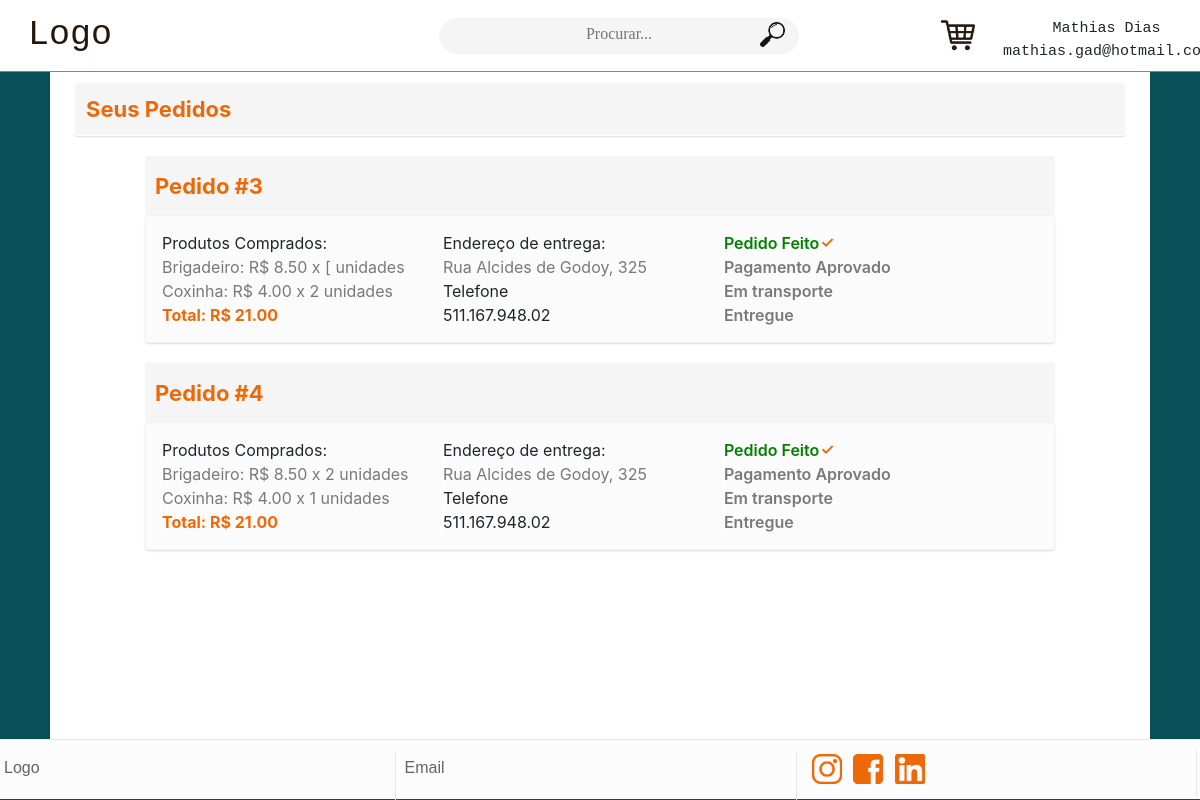
The page /pedidos (signed in) on the database its author committed.
### loja/models.py (models this page shows, shortened)
class Pedidos(models.Model):
    status_escolha = [
    ('Pedido Feito','Pedido Feito'),
    ('Pagamento Aprovado','Pagamento Aprovado'),
    ('Em transporte','Em transporte'),
    ('Entregue','Entregue'),
    ]
    Nome_do_cliente = models.CharField(max_length=128)
    Items = models.ManyToManyField(Produtos, blank=True, related_name="pedido")
    Quantidades = models.CharField(max_length = 512, null=True)
    Preço_total = models.DecimalField(max_digits=10, decimal_places=2)
    Cpf_cliente = models.CharField(max_length=16)
    Endereço_cliente = models.CharField(max_length=512)
    Status = models.CharField(max_length=32, choices=status_escolha, default='Pedido Feito')

class Produtos(models.Model):
    disponivel_escolha = [
    ('Sim','Sim'),
    ('Não','Não'),
    ]
    Nome = models.CharField(max_length=128)
    Categoriateste = models.ForeignKey(Categorias ,on_delete=models.CASCADE, default=0)
    Descrição = models.CharField(max_length=1024)
    Fotos = models.ImageField(upload_to='loja/static/produtos/fotos/')
    Fotos_2 = models.ImageField(upload_to='loja/static/produtos/fotos/')
    Preço = models.DecimalField(max_digits=10, decimal_places=2)
    Disponivel = models.CharField(max_length=8,choices=disponivel_escolha, default='Sim')

class UserProfile(models.Model):
    user = models.OneToOneField(User, on_delete=models.CASCADE)
    cpf = models.CharField(max_length=16)
    celular = models.CharField(max_length=16, null=True)

### loja/views.py (the view)
# urls.py: path("pedidos", views.my_orders, name="pedidos"),
def my_orders(request):
    if request.user.is_authenticated:
        pedidos = Pedidos.objects.filter(Cpf_cliente=request.user.userprofile.cpf)
        context = {
            "log": request.user.is_authenticated,
            "pedidos": pedidos,
            "username": request.user
        }
        final_status2 = final_status(request)
        context.update(final_status2)
        clear_status(request)
        return render(request, "loja/pedidos.html", context)
    else:
        status_code(request, 6)
        return HttpResponseRedirect(reverse("index"))

### loja/views.py (called while the page is built)
def clear_status(request):
    request.session['status'] = 'none'
    request.session['status2'] = 'none'
    request.session['status3'] = 'none'
    request.session['status4'] = 'none'
    request.session['status5'] = 'none'
    request.session['status6'] = 'none'
    request.session['status7'] = 'none'
    request.session['status8'] = 'none'

### loja/templates/loja/pedidos.html (shortened to what this page needs)
{% extends "loja/layout.html" %}
{% load static %}
{% block body %}
<div class="blocos" style="flex-direction: column; justify-content: flex-start;">
    <div class="titulo_pedidos">
        <div class="titulo_perfil">Seus Pedidos</div>
    </div>
    {% for pedido in pedidos %}
    <div class="pedidos">
        <div class="bloco_titulo">
            <div class="titulo_perfil">Pedido #{{pedido.id}}</div>
        </div>
        <div class="pedido_info">
            <div class="pedido_coluna">
                Produtos Comprados:
                {% for item in pedido.Items.all  %}{% for quantidade in pedido.Quantidades %}
                    {% if forloop.counter0 == forloop.parentloop.counter0 %}
                <li class="laranja">{{item.Nome}}: R$ {{item.Preço}} x {{quantidade}} unidades</li>
                    {% endif %}
                {% endfor %}{% endfor %}
                <li class="total"><strong>Total: R$ {{pedido.Preço_total}}</strong></li>
            </div>
            <div class="pedido_coluna">
                Endereço de entrega:
                <li class="laranja">{{pedido.Endereço_cliente}}</li>
                Telefone
                <li>{{username.userprofile.cpf}}</li>
            </div>
            <div class="pedido_coluna">
                {% if pedido.Status == "Pedido Feito" %}
                <li class="status checked">Pedido Feito</li>
                <li class="status">Pagamento Aprovado</li>
                <li class="status">Em transporte</li>
                <li class="status">Entregue</li>
                {% elif pedido.Status == "Pagamento Aprovado" %}
                <li class="status checked">Pedido Feito</li>
                <li class="status checked">Pagamento Aprovado</li>
                <li class="status">Em transporte</li>
                <li class="status">Entregue</li>
                {% elif pedido.Status == "Em transporte" %}
                <li class="status checked">Pedido Feito</li>
                <li class="status checked">Pagamento Aprovado</li>
                <li class="status checked">Em transporte</li>
                <li class="status">Entregue</li>
                {% elif pedido.Status == "Entregue" %}
                <li class="status checked">Pedido Feito</li>
                <li class="status checked">Pagamento Aprovado</li>
                <li class="status checked">Em transporte</li>
                <li class="status checked">Entregue</li>
                {% endif %}
            </div>
        </div>
    </div>
    {% endfor %}
</div>
{% endblock %}

### loja/templates/loja/layout.html (shortened to what this page needs)
{% load static %}
<!DOCTYPE html>
<html>
    <head>
        <link rel="stylesheet" href="https://stackpath.bootstrapcdn.com/bootstrap/4.3.1/css/bootstrap.min.css">
        <link rel="stylesheet" href="{% static 'styles.css' %}"/>
    </head>
    <body>
    <div class="pagina">
        <nav class="nav">
            <div class="logo">
                Logo
            </div>
            <div class="procura">
                <form action="{% url 'pesquisa' %}" method="post">
                    <input class="pesquisa" name="pesquisa" placeholder="Procurar..." type="text"/>
                    <input type="image"src="{% static '/images/pesquisa.png' %}" alt="Pesquisar" class="botao_pesquisa">
                </form>
            </div>
            <a href="{% url 'carrinho' %}"><img src="{% static '/images/shop-cart.png' %}" alt="Carrinho" class="cart"></a>
            <div class="user">
                {% if log == True %}
                <div class="dropdown">
                    <button class="btn dropdown-toggle logado" type="button" id="dropdownMenuButton" data-toggle="dropdown" aria-haspopup="true" aria-expanded="false">{{ username.first_name }} {{ username.last_name }} {{ username.email }}</button>
                </div>
                {% else %}
                <button id="login" class="btn botao_login">Entrar/Cadastre-se</button>
                {% endif %}
            </div>
        </nav>
        <div id="body">
        {% block body %}
        {% endblock %}
        </div>
        <div class="barinf">
            <div class="baritem">
                Logo
            </div>
            <div class="baritem">
                Email
            </div>
            <div class="baritem">
                <img src="{% static '/images/instagram.png' %}" alt="Instagram" class="redebar">
                <img src="{% static '/images/facebook.png' %}" alt="Facebook" class="redebar">
                <img src="{% static '/images/linkedin.png' %}" alt="LinkedIn" class="redebar">
            </div>
        </div>
    </div>
    </body>
</html>

### loja/static/styles.css (style rules this page uses)
.nav { top: 0; position: sticky; width: 100%; height: 72px; background-color: white; z-index: 1; border-bottom: 1px solid #ED6908; }
.logo { padding: 3px; font-size:35px; font-family: monospace; margin-top: auto; margin-bottom: auto; margin-left: 25px; color: #26170b; }
#body { min-height: calc(100vh - 133px); }
body { font: arial,sans-serif; background-color: #094F57; }
.procura { width: 30%; height: 36px; margin-left: 27%; background: #f5f5f5; border-radius: 16rem; border: none; position: relative; display: flex; flex-direction: column; transform: translateZ(0); align-self: center; }
.botao_pesquisa { width: 33px; float: right; position: absolute; right: 10px; }
.pesquisa { width: 100%; background: 0 0; height: 32px; text-align: center; font-weight: 300; border-radius: 16rem; border: 1px solid transparent; font-family: saira; font-size: 1rem; color: #778ca3; overflow: visible; }
.cart { position: absolute; left: 78%; top: 15px; padding: 3px; width: 45px; color: #452612; }
.user { left: 83%; padding: 3px; font-size:15px; font-family: monospace; top: 1px; bottom: auto; color: #452612; display: flex; position: absolute; }
.logado { position: absolute; display: flex; white-space: normal; top: 10px; padding: 3px; font-size: 15px; }
.dropdown-item , .dropdown, .dropdown-menu { z-index: 5; }
.titulo_perfil { font-style: normal; font-weight: 700; font-size: 22px; color: #ED6908; padding-left: 10px; }
.laranja { color: #797979; }
.bloco_titulo { display: flex; -webkit-box-pack: justify; justify-content: space-between; background: #f5f5f5; border: #ffffff; border-radius: 2px; -webkit-box-align: center; -webkit-align-items: center; min-height: 36px; font-weight: bold; width: 910px; height: 60px; }
.barinf { width: 100%; bottom: 0; position: relative; display: block; height: 60px; background-color: #fcfcfc; border-top: 1px solid #e6e6e6; }
.baritem { position: relative; display: inline-block; border-right: 1px solid #e6e6e6; height: 80%; top: 10px; width: 33%; padding: 4px; color: #646464; font-family: "Lucida Sans Unicode", "Lucida Grande", sans-serif; }
div { box-sizing: border-box; }
.redebar { position: relative; margin-left: 7px; width: 30px; display: inline-block; }
.blocos { display: flex; flex-direction: row; flex-wrap: nowrap; justify-content: space-around; padding: 0 25px; width: 1100px; min-height: calc(100vh - 133px); background: white; margin-left: auto; margin-right: auto; }
li { list-style: none; }
.titulo_pedidos { align-items: center; box-shadow: rgba(0, 0, 0, 0.15) 0px 1px 2px; height: 54px; width: 100%; background-color: rgb(245, 245, 245); border: 0.5px solid rgb(255, 255, 255); border-radius: 2px; display: flex; margin-top: 10px; }
.pedidos { margin-top: 20px; align-self: center; }
.pedido_coluna { min-height: 60px; width: 32%; border-left: 1px solid white; }
.pedido_info { display: flex; flex-flow: row; border: 1px solid #f5f5f5; border-top: 0; padding: 15px; background-color: #fbfbfb; border-radius: 4px; box-shadow: 0px 1px 2px rgba(0, 0, 0, 0.15); }
.total { color: #ED6908; }
.status.checked::after { opacity: 1; }
.status { font-weight: 600; color: #797979; }
.checked { color: green; }
.status::after { content: '\2713'; position: absolute; margin-top: 3px; line-height: 1; margin-left: 1px; color: #ED6908 !important; opacity: 0; }

### rows shown on the page
Pedidos: id "3", Preço_total "21.00", Endereço_cliente "Rua Alcides de Godoy, 325", Status "Pedido Feito"
Produtos: Nome "Brigadeiro" "Brigadeiro", Preço "8.50" "8.50", Quantidades "[" "2"
Produtos: Nome "Coxinha" "Coxinha", Preço "4.00" "4.00", Quantidades "2" "1"
Pedidos: id "4", Preço_total "21.00", Endereço_cliente "Rua Alcides de Godoy, 325", Status "Pedido Feito"

### other values the page prints
{{ username.first_name }} "Mathias"
{{ username.last_name }} "Dias"
{{ username.userprofile.cpf }} "511.167.948.02"
